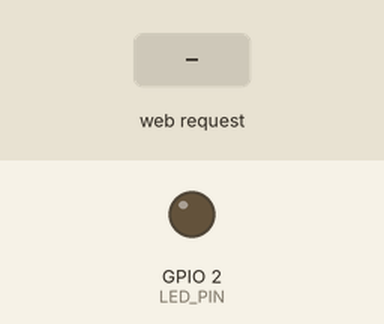
The program below on a simulated ESP32. On the bench: output pins drawn as LEDs (lit = HIGH). The test bench sets the inputs (shaded band). WiFi joins after 1.5 s; servers stay silent unless stated; what the program prints to the serial monitor is not drawn.

Above: at 2.7 s.
2.8 s: HTTP request GET /LED=ON received
At 3.1 s:
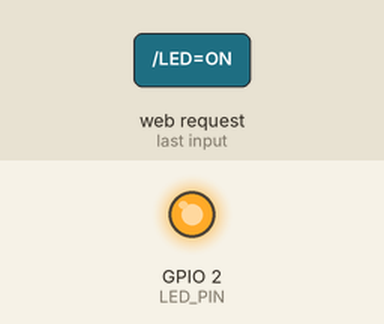
4.3 s: HTTP request GET /LED=OFF received
At 5.5 s:
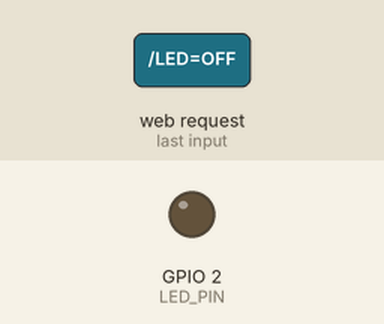
Timing chart, 0 to 7.3 s (numbered marks = the images above; inputs shaded):
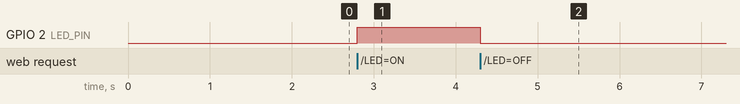

Measured:
- after the input at 2.8 s, GPIO 2 (LED_PIN): LOW → HIGH at once
- after the input at 4.3 s, GPIO 2 (LED_PIN): HIGH → LOW at once

The program:

main.cpp
```cpp
/*
Usama Bin Saeed    23-NTU-CS-1094

  Basic static IP ESP32 Webserver
  Control Built-in LED (GPIO 2)
*/

#include <WiFi.h>

const char *ssid = "HiddenWiki";
const char *password = "CANADA121";

IPAddress local_IP(192, 168, 0, 157);
IPAddress gateway(192, 168, 0, 1);
IPAddress subnet(255, 255, 255, 0);
IPAddress dns1(8, 8, 8, 8);


WiFiServer server(80);

const int LED_PIN = 2;

void setup()
{
  Serial.begin(115200);

  pinMode(LED_PIN, OUTPUT);
  digitalWrite(LED_PIN, LOW);

  Serial.println("Configuring Static IP...");
  if (!WiFi.config(local_IP, gateway, subnet, dns1))
  {
    Serial.println("⚠ Static IP Configuration Failed!");
  }
  else
  {
    Serial.println("Static IP Configured Successfully.");
  }

  Serial.print("Connecting to ");
  Serial.println(ssid);

  WiFi.begin(ssid, password);

  while (WiFi.status() != WL_CONNECTED)
  {
    delay(500);
    Serial.print(".");
  }

  Serial.println("\nWiFi Connected!");
  Serial.print("ESP32 Static IP: ");
  Serial.println(WiFi.localIP());

  server.begin();
}

void loop()
{
  WiFiClient client = server.available();
  if (!client)
    return;

  Serial.println("New Client Connected");

  String request = client.readStringUntil('\r');
  Serial.println(request);

  if (request.indexOf("/LED=ON") != -1)
  {
    digitalWrite(LED_PIN, HIGH);
  }
  if (request.indexOf("/LED=OFF") != -1)
  {
    digitalWrite(LED_PIN, LOW);
  }

  String htmlPage =
      "<!DOCTYPE html><html>"
      "<h1>ESP32 LED Control</h1>"
      "<p><a href=\"/LED=ON\"><button>LED ON</button></a></p>"
      "<p><a href=\"/LED=OFF\"><button>LED OFF</button></a></p>"
      "</html>";

  client.println("HTTP/1.1 200 OK");
  client.println("Content-Type: text/html");
  client.println("Connection: close");
  client.println();
  client.println(htmlPage);

  delay(1);
  client.stop();
  Serial.println("Client Disconnected");
}
```
